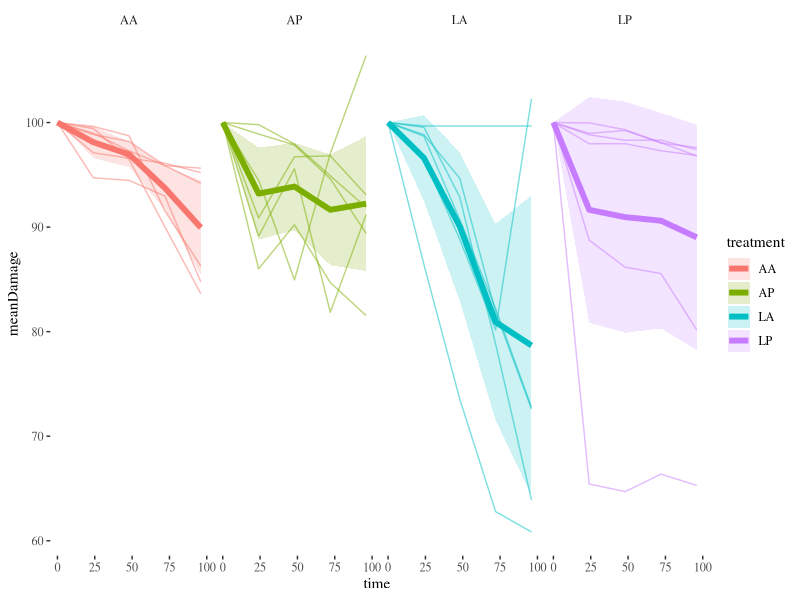
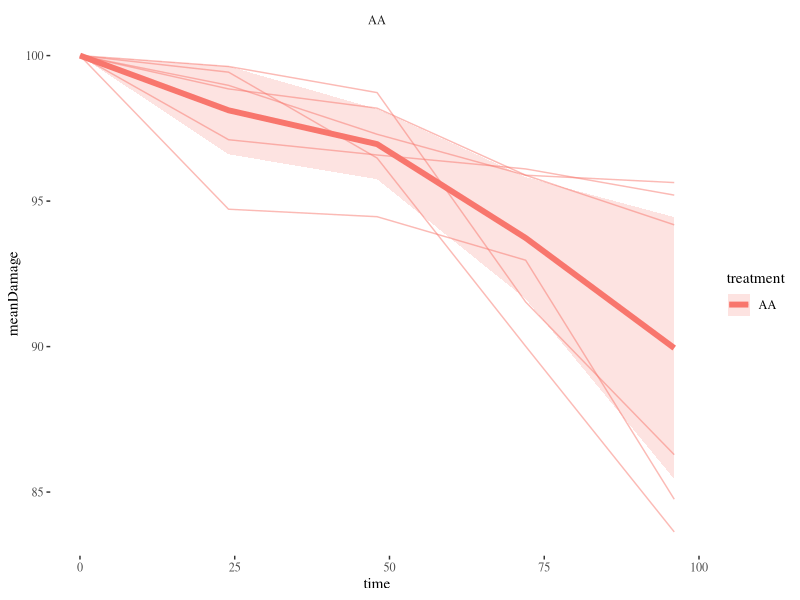

Here is the R script that generated these plots, in order:
library(tidyverse)

df <- read.csv("olivia/Harvard Master2.csv") %>%
  rename(`24` = Damage.at.24.HR....,
         `48` = Damage.at.48.HR....,
         `72` = Damage.at.72.HR....,
         `96` = Damage.at.96.HR....) %>%
  mutate(`0` = 100,
         treatment = str_extract(Leaf.Number, "^..")) %>%
  select(id = Leaf.Number, treatment, `0`, `24`, `48`, `72`, `96`) %>%
  pivot_longer(`0`:`96`, names_to = "time", values_to = "damage") %>%
  mutate(time = as.integer(time))

# add in dummy data
# (things should usually go down but they may go up a little with the dummy data)

df$damage[is.na(df$damage)] <- 100 - (rlnorm(length(df$damage[is.na(df$damage)]), 0, 0.5 ) *
                                        df$time[is.na(df$damage)]/6)

# summarize

df.sum <- df %>%
  group_by(treatment, time) %>%
  summarise(meanDamage = mean(damage), se = sd(damage)/sqrt(6)) %>%
  mutate(semax = meanDamage + (1.96*se),
         semin = meanDamage - (1.96*se))

# make figure

ggplot(data = df.sum, aes(x = time, y = meanDamage)) +
  geom_ribbon(aes(ymin = semin, ymax = semax, fill = treatment),
              alpha = .2) +
  geom_line(aes(color = treatment), linewidth = 2) +
  geom_line(data = df, aes(y = damage, group = id, color = treatment), 
            linewidth = 0.5, alpha = 0.5) +
  ggthemes::theme_tufte() +
  facet_wrap(~treatment, nrow = 1)

df.sum.AA <- df.sum %>%
  filter(treatment == "AA")

df.AA <- df %>%
  filter(treatment == "AA")



ggplot(data = df.sum.AA, aes(x = time, y = meanDamage)) +
  geom_ribbon(aes(ymin = semin, ymax = semax, fill = treatment),
              alpha = .2) +
  geom_line(aes(color = treatment), linewidth = 2) +
  geom_line(data = df.AA, aes(y = damage, group = id, color = treatment),
            linewidth = 0.5, alpha = 0.5) +
  ggthemes::theme_tufte() +
  facet_wrap(~treatment, nrow = 1)
